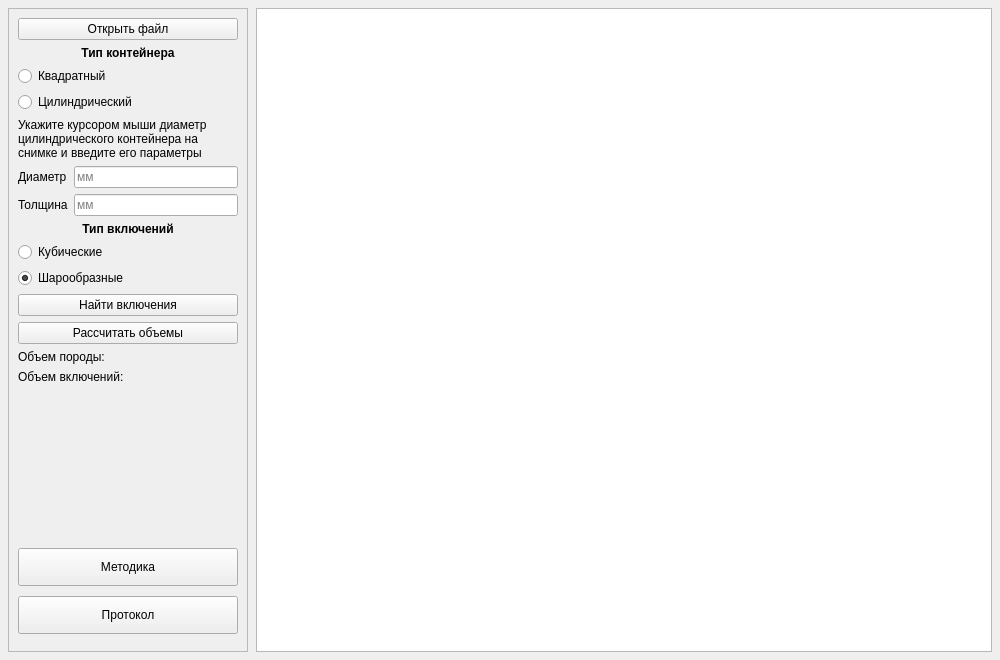
<?xml version="1.0" encoding="UTF-8"?>
<ui version="4.0">
 <class>Lab1Window</class>
 <widget class="QMainWindow" name="Lab1Window">
  <property name="geometry">
   <rect>
    <x>0</x>
    <y>0</y>
    <width>1000</width>
    <height>660</height>
   </rect>
  </property>
  <property name="minimumSize">
   <size>
    <width>1000</width>
    <height>660</height>
   </size>
  </property>
  <property name="windowTitle">
   <string>Л/р 1. Оценка концентрации вещества рентгеноабсорбционным методом</string>
  </property>
  <widget class="QWidget" name="centralwidget">
   <layout class="QHBoxLayout" name="mainHorizontal">
    <property name="spacing">
     <number>8</number>
    </property>
    <property name="leftMargin">
     <number>8</number>
    </property>
    <property name="topMargin">
     <number>8</number>
    </property>
    <property name="rightMargin">
     <number>8</number>
    </property>
    <property name="bottomMargin">
     <number>8</number>
    </property>
    <item>
     <widget class="QFrame" name="leftPanel">
      <property name="minimumSize">
       <size>
        <width>220</width>
        <height>0</height>
       </size>
      </property>
      <property name="maximumSize">
       <size>
        <width>240</width>
        <height>16777215</height>
       </size>
      </property>
      <property name="frameShape">
       <enum>QFrame::StyledPanel</enum>
      </property>
      <layout class="QVBoxLayout" name="leftLayout">
       <property name="spacing">
        <number>6</number>
       </property>
       <item>
        <widget class="QPushButton" name="openBtn">
         <property name="text">
          <string>Открыть файл</string>
         </property>
        </widget>
       </item>
       <item>
        <widget class="QLabel" name="containerLabel">
         <property name="text">
          <string>Тип контейнера</string>
         </property>
         <property name="alignment">
          <set>Qt::AlignCenter</set>
         </property>
         <property name="font">
          <font>
           <bold>true</bold>
          </font>
         </property>
        </widget>
       </item>
       <item>
        <layout class="QVBoxLayout" name="containerRadios">
         <item>
          <widget class="QRadioButton" name="squareRadio">
           <property name="text">
            <string>Квадратный</string>
           </property>
          </widget>
         </item>
         <item>
          <widget class="QRadioButton" name="cylRadio">
           <property name="text">
            <string>Цилиндрический</string>
           </property>
           <property name="checked">
            <bool>true</bool>
           </property>
          </widget>
         </item>
        </layout>
       </item>
       <item>
        <widget class="QLabel" name="instructionLabel">
         <property name="text">
          <string>Укажите курсором мыши диаметр цилиндрического контейнера на снимке и введите его параметры</string>
         </property>
         <property name="wordWrap">
          <bool>true</bool>
         </property>
         <property name="alignment">
          <set>Qt::AlignTop|Qt::AlignLeft</set>
         </property>
        </widget>
       </item>
       <item>
        <layout class="QFormLayout" name="inputsForm">
         <item row="0" column="0">
          <widget class="QLabel" name="diamLabel">
           <property name="text">
            <string>Диаметр</string>
           </property>
          </widget>
         </item>
         <item row="0" column="1">
          <widget class="QLineEdit" name="diamEdit">
           <property name="placeholderText">
            <string>мм</string>
           </property>
           <property name="maxLength">
            <number>3</number>
           </property>
          </widget>
         </item>
         <item row="1" column="0">
          <widget class="QLabel" name="thickLabel">
           <property name="text">
            <string>Толщина</string>
           </property>
          </widget>
         </item>
         <item row="1" column="1">
          <widget class="QLineEdit" name="thickEdit">
           <property name="placeholderText">
            <string>мм</string>
           </property>
           <property name="maxLength">
            <number>3</number>
           </property>
          </widget>
         </item>
        </layout>
       </item>
       <item>
        <widget class="QLabel" name="inclLabel">
         <property name="text">
          <string>Тип включений</string>
         </property>
         <property name="alignment">
          <set>Qt::AlignCenter</set>
         </property>
         <property name="font">
          <font>
           <bold>true</bold>
          </font>
         </property>
        </widget>
       </item>
       <item>
        <layout class="QVBoxLayout" name="inclRadios">
         <item>
          <widget class="QRadioButton" name="cubicRadio">
           <property name="text">
            <string>Кубические</string>
           </property>
          </widget>
         </item>
         <item>
          <widget class="QRadioButton" name="sphereRadio">
           <property name="text">
            <string>Шарообразные</string>
           </property>
           <property name="checked">
            <bool>true</bool>
           </property>
          </widget>
         </item>
        </layout>
       </item>
       <item>
        <widget class="QPushButton" name="findInclusionsBtn">
         <property name="text">
          <string>Найти включения</string>
         </property>
        </widget>
       </item>
       <item>
        <widget class="QPushButton" name="calcVolumesBtn">
         <property name="text">
          <string>Рассчитать объемы</string>
         </property>
        </widget>
       </item>
       <item>
        <widget class="QLabel" name="resultPorodaLabel">
         <property name="text">
          <string>Объем породы:</string>
         </property>
         <property name="alignment">
          <set>Qt::AlignLeading|Qt::AlignLeft|Qt::AlignVCenter</set>
         </property>
        </widget>
       </item>
       <item>
        <widget class="QLabel" name="resultInclLabel">
         <property name="text">
          <string>Объем включений:</string>
         </property>
         <property name="alignment">
          <set>Qt::AlignLeading|Qt::AlignLeft|Qt::AlignVCenter</set>
         </property>
        </widget>
       </item>
       <item>
        <spacer name="leftBottomSpacer">
         <property name="orientation">
          <enum>Qt::Vertical</enum>
         </property>
         <property name="sizeHint" stdset="0">
          <size>
           <width>20</width>
           <height>40</height>
          </size>
         </property>
        </spacer>
       </item>
       <item>
       <layout class="QVBoxLayout" name="bottomBtns">
         <property name="spacing">
          <number>10</number>
         </property>
         <property name="topMargin">
          <number>8</number>
         </property>
         <property name="bottomMargin">
          <number>8</number>
         </property>
         <item>
          <widget class="QPushButton" name="metodikaBtn">
           <property name="minimumSize">
            <size>
             <width>0</width>
             <height>38</height>
            </size>
           </property>
           <property name="text">
            <string>Методика</string>
           </property>
          </widget>
         </item>
         <item>
          <widget class="QPushButton" name="protokolBtn">
           <property name="minimumSize">
            <size>
             <width>0</width>
             <height>38</height>
            </size>
           </property>
           <property name="text">
            <string>Протокол</string>
           </property>
          </widget>
         </item>
        </layout>
       </item>
      </layout>
     </widget>
    </item>
    <item>
     <widget class="QGraphicsView" name="imageView">
      <property name="minimumSize">
       <size>
        <width>400</width>
        <height>400</height>
       </size>
      </property>
     </widget>
    </item>
   </layout>
  </widget>
 </widget>
 <resources/>
 <connections/>
</ui>
